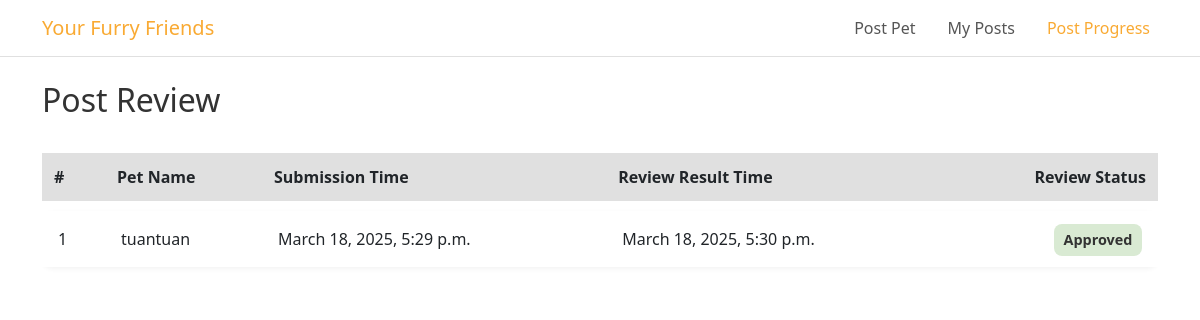
The app's page /posts/review_status/ (signed in), older data.
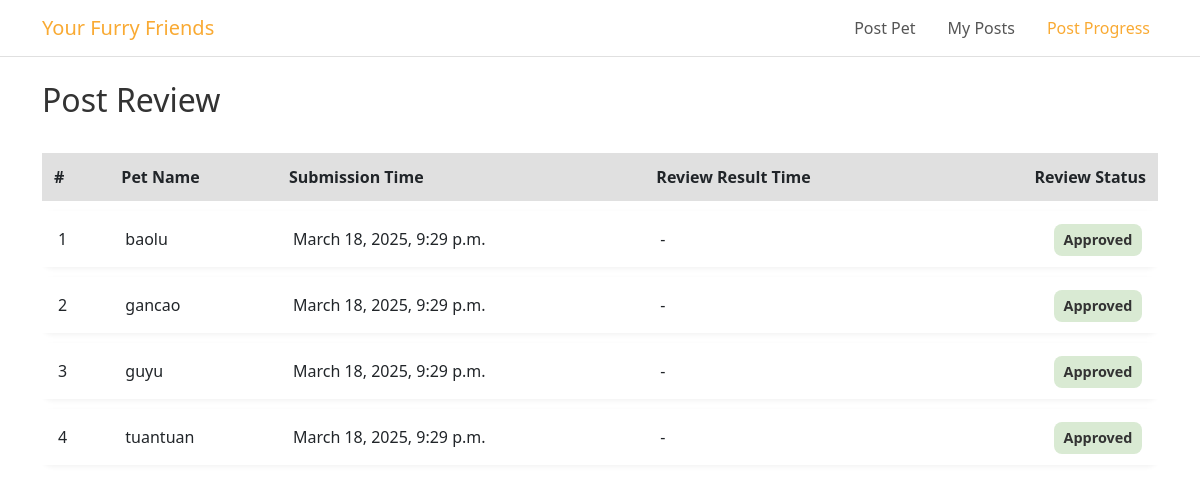
The same page, newer data.
### posts/models.py (models this page shows, shortened)
class PostPetInfo(models.Model):
    post_info_id = models.AutoField(primary_key=True)
    pet = models.ForeignKey(Pet, on_delete=models.CASCADE)  # 🐶 关联宠物信息
    user = models.ForeignKey(
        settings.AUTH_USER_MODEL,  # ✅ 这里用 `settings.AUTH_USER_MODEL`
        on_delete=models.CASCADE,
        related_name="posted_pets",
        null = True,
        blank = True
    )  # ✅ **确保正确关联 `accounts.User`**
    email = models.EmailField(max_length=254, blank=True, null=True)  # ✅新增Email字段
    home_type = models.CharField(max_length=20,
                                 choices=[('Apartment', 'Apartment'), ('House', 'House'),
                                          ('Townhouse', 'Townhouse'), ('Farm/Rural', 'Farm/Rural')],
                                 default='Apartment'
                                 )
    home_ownership = models.CharField(max_length=20,
                                      choices=[('Own', 'Own'), ('Rent', 'Rent'),
                                          ('Living with parents', 'Living with parents'), ('Other', 'Other')],
                                      default='Own'
                                      )
    has_other_pets = models.TextField(blank=True, null=True)
    has_children = models.CharField(max_length=10,
                                      choices=[('0', '0'), ('1', '1'),
                                           ('2', '2'), ('3', '3'),
                                           ('4', '4'), ('5', '5')],
                                      default='0'
                                      )
    experience_with_pets = models.TextField(blank=True, null=True)
    reason_for_fostering = models.TextField(blank=True, null=True)
    pet_passport = models.TextField(blank=True, null=True)
    vaccinated = models.CharField(max_length=20,
                                 choices=[('Yes', 'Yes'), ('No', 'No'),
                                         ],
                                 default='No'
                                 )
    status = models.CharField(
        max_length=20, choices=[('Pending', 'Pending'), ('Approved', 'Approved'), ('Rejected', 'Rejected')],
        default='Pending'
    )  # 📌 **审核状态**
    created_at = models.DateTimeField(auto_now_add=True)
    review_time = models.DateTimeField(null=True, blank=True)

class Pet(models.Model):
    pet_id = models.AutoField(primary_key=True)
    name = models.CharField(max_length=100)
    sex = models.CharField(max_length=10, choices=[('Male', 'Male'), ('Female', 'Female')])
    age = models.CharField(max_length=10, choices=[('Young', 'Young'), ('Adult', 'Adult')])
    weight = models.FloatField()
    breed = models.CharField(max_length=100, blank=True, null=True)
    size = models.CharField(max_length=50, choices=[('Small', 'Small'), ('Medium', 'Medium'), ('Large', 'Large')])
    status = models.CharField(max_length=20, choices=[('Available', 'Available'), ('Adopted', 'Adopted')], default='Available')
    posted_by = models.ForeignKey(settings.AUTH_USER_MODEL, on_delete=models.CASCADE)  # 关联用户
    created_at = models.DateTimeField(auto_now_add=True)
    type = models.CharField(max_length=50, choices=[('Dog', 'Dog'), ('Cat', 'Cat')])

### posts/views.py (the view)
# urls.py: path('review_status/', views.review_status, name='postReview'),  # 发布审核
def review_status(request):
    post_list = PostPetInfo.objects.filter(user=request.user).order_by('-created_at')
    context = {
        'post_list': post_list
    }
    return render(request, 'posts/postReview.html', context)

### templates/posts/postReview.html (shortened to what this page needs)
<!DOCTYPE html>
<html lang="en">
<head>
  <link href="https://cdn.jsdelivr.net/npm/bootstrap@5.3.0/dist/css/bootstrap.min.css" rel="stylesheet">
</head>
<body>
  <nav class="navbar navbar-expand-lg navbar-custom">
    <div class="container">
      <a class="navbar-brand" href="/adoptions/">Your Furry Friends</a>
      <div class="collapse navbar-collapse" id="navbarNav">
        <ul class="navbar-nav ms-auto">
          <li class="nav-item">
            <a class="nav-link" href="/posts/">Post Pet</a>
          </li>
          <li class="nav-item">
            <a class="nav-link" href="/posts/my_posts/">My Posts</a>
          </li>
          <li class="nav-item">
            <a class="nav-link active" href="/posts/review_status/">Post Progress</a>
          </li>
        </ul>
      </div>
    </div>
  </nav>
  <div class="container mt-4">
    <h2 class="mb-4">Post Review</h2>
    <div class="table-responsive">
      <table class="table table-custom">
        <thead>
          <tr>
            <th scope="col">#</th>
            <th scope="col">Pet Name</th>
            <th scope="col">Submission Time</th>
            <th scope="col">Review Result Time</th>
            <th scope="col" class="status-col">Review Status</th>
          </tr>
        </thead>
        <tbody>
          {% for post in post_list %}
          <tr>
            <td>{{ forloop.counter }}</td>
            <td>{{ post.pet.name }}</td>
            <td>{{ post.created_at }}</td>
            <td>{{ post.review_time|default:"-" }}</td>
            <td class="status-col">
              <span class="status-badge {{ post.status|lower }}">{{ post.status }}</span>
            </td>
          </tr>
          {% empty %}
          <tr>
            <td colspan="5" class="text-center">No review data available.</td>
          </tr>
          {% endfor %}
        </tbody>
      </table>
    </div>
  </div>
</body>
</html>

Row changes from the older to the newer data that the page shows:
added PostPetInfo: pet.name "baolu", created_at "March 18, 2025, 9:29 p.m.", review_time "-", status "Approved"
added PostPetInfo: pet.name "gancao", created_at "March 18, 2025, 9:29 p.m.", review_time "-", status "Approved"
added PostPetInfo: pet.name "guyu", created_at "March 18, 2025, 9:29 p.m.", review_time "-", status "Approved"
changed PostPetInfo "tuantuan": created_at "March 18, 2025, 5:29 p.m." → "March 18, 2025, 9:29 p.m."; review_time "March 18, 2025, 5:30 p.m." → "-"
